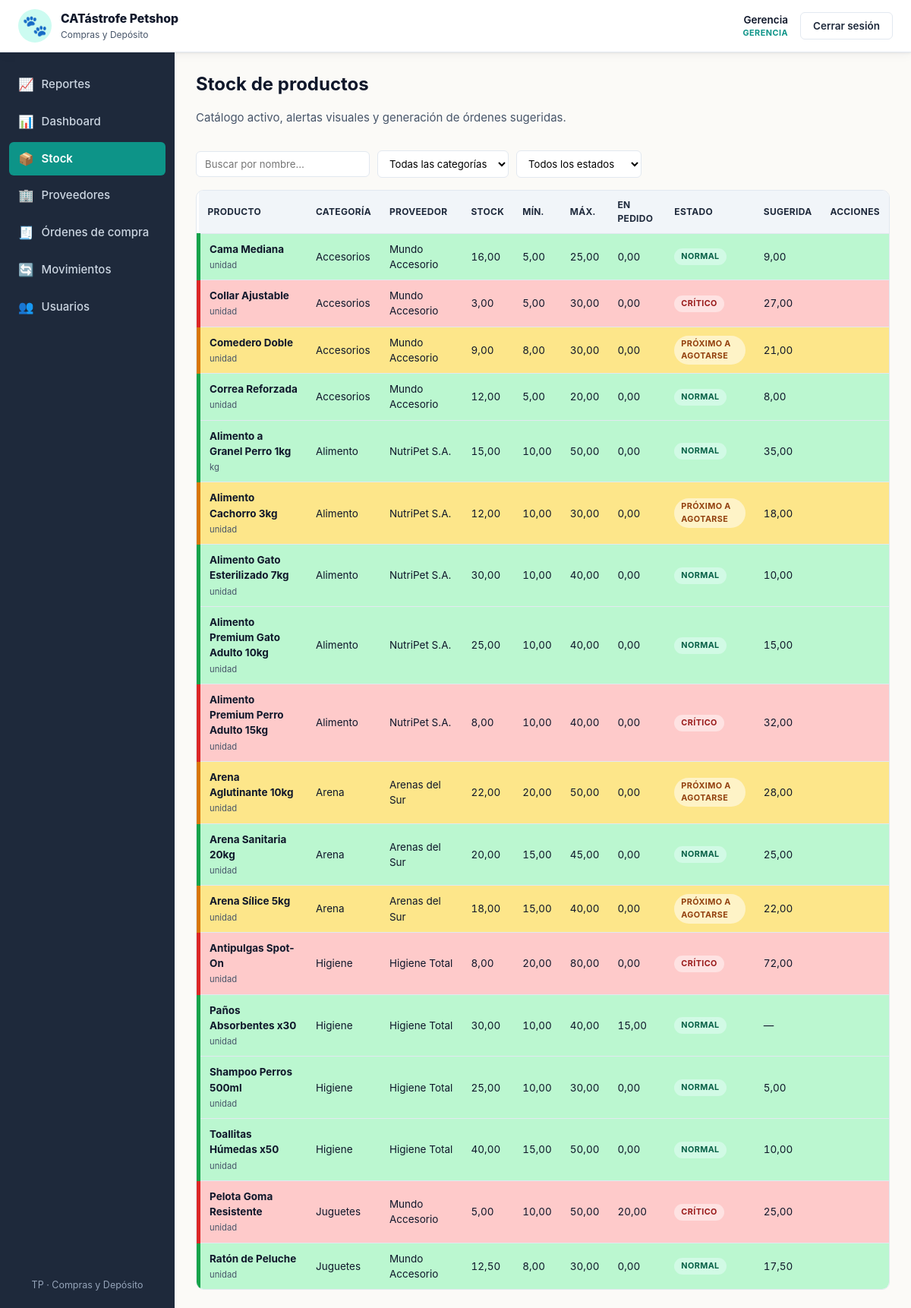
The app's page /views/stock.php (signed in), older data.
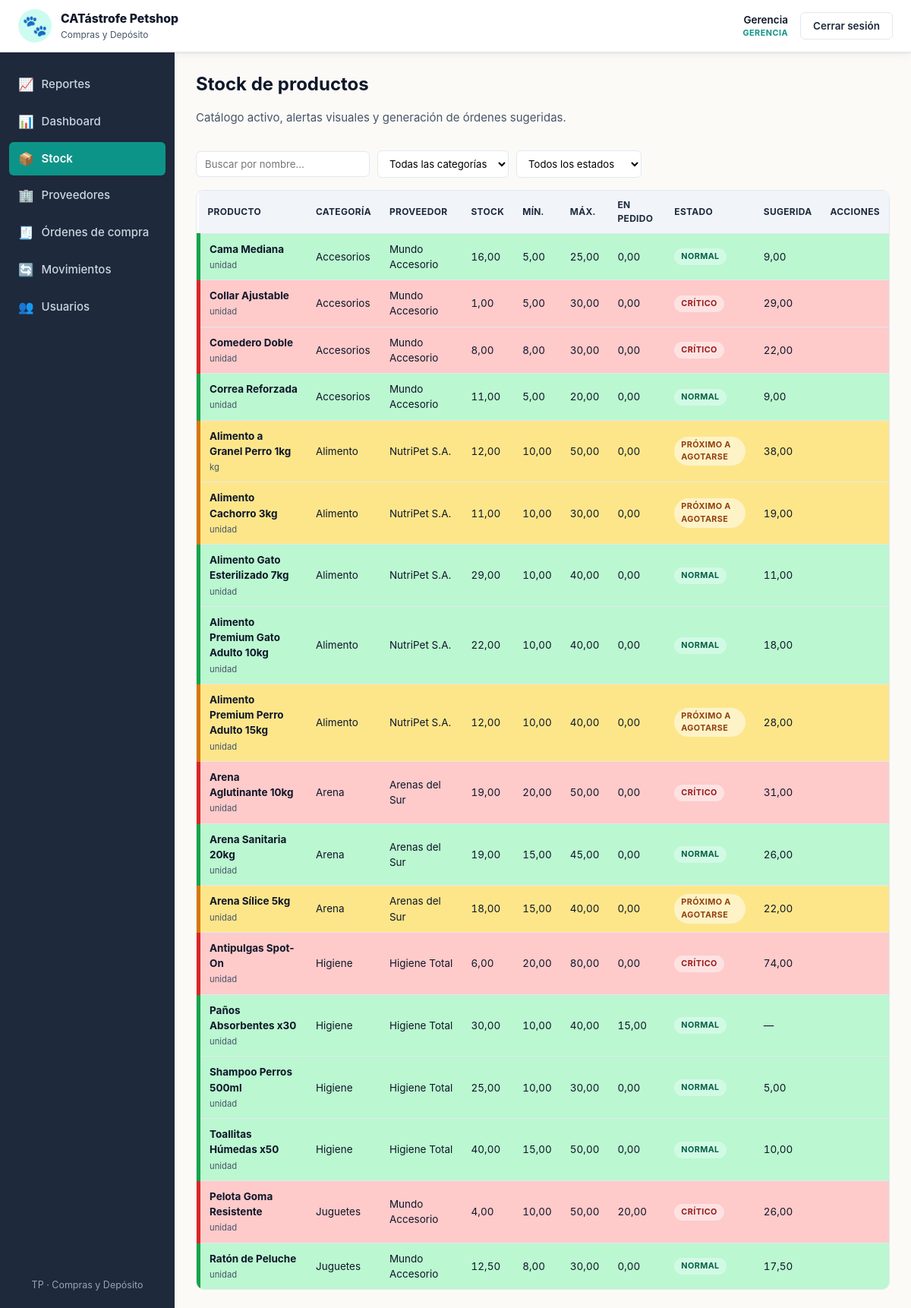
The same page, newer data.
### tables this page shows
CREATE TABLE productos (
    id              INT AUTO_INCREMENT PRIMARY KEY,
    categoria_id    INT NOT NULL,
    proveedor_id    INT NOT NULL,
    nombre          VARCHAR(120) NOT NULL,
    descripcion     TEXT,
    stock_actual    DECIMAL(10,2) NOT NULL DEFAULT 0,
    stock_minimo    DECIMAL(10,2) NOT NULL DEFAULT 0,
    stock_maximo    DECIMAL(10,2) NOT NULL DEFAULT 0,
    unidad_medida   VARCHAR(20) NOT NULL DEFAULT 'unidad',
    activo          TINYINT(1) NOT NULL DEFAULT 1,
    CONSTRAINT fk_prod_cat  FOREIGN KEY (categoria_id) REFERENCES categorias(id) ON DELETE RESTRICT,
    CONSTRAINT fk_prod_prov FOREIGN KEY (proveedor_id) REFERENCES proveedores(id) ON DELETE RESTRICT,
    CONSTRAINT chk_prod_stock_actual CHECK (stock_actual >= 0),
    CONSTRAINT chk_prod_stock_min    CHECK (stock_minimo >= 0),
    CONSTRAINT chk_prod_stock_max    CHECK (stock_maximo >= stock_minimo)
);

CREATE TABLE categorias (
    id                    INT AUTO_INCREMENT PRIMARY KEY,
    nombre                VARCHAR(80) NOT NULL UNIQUE,
    controla_vencimiento  TINYINT(1) NOT NULL DEFAULT 0
);

CREATE TABLE proveedores (
    id                  INT AUTO_INCREMENT PRIMARY KEY,
    nombre              VARCHAR(120) NOT NULL,
    contacto            VARCHAR(120),
    telefono            VARCHAR(40),
    email               VARCHAR(120),
    plazo_entrega_dias  INT NOT NULL DEFAULT 7,
    activo              TINYINT(1) NOT NULL DEFAULT 1,
    CONSTRAINT chk_prov_plazo CHECK (plazo_entrega_dias >= 0)
);

### includes/funciones.php (called while the page is built, shortened)
<?php
function e($v): string
{
    return htmlspecialchars((string)$v, ENT_QUOTES, 'UTF-8');
}
function estado_stock($actual, $minimo): string
{
    $actual = (float)$actual;
    $minimo = (float)$minimo;
    if ($actual <= $minimo) {
        return 'critico';
    }
    if ($actual <= $minimo * 1.2) {
        return 'proximo';
    }
    return 'normal';
}
function etiqueta_estado(string $estado): string
{
    return match ($estado) {
        'critico' => 'Crítico',
        'proximo' => 'Próximo a agotarse',
        default   => 'Normal',
    };
}
function cantidad_sugerida($stock_actual, $stock_maximo, $en_pedido): float
{
    $sug = (float)$stock_maximo - (float)$stock_actual - (float)$en_pedido;
    return $sug > 0 ? $sug : 0.0;
}

### views/stock.php (the view, shortened to what this page needs)
<?php
require_once __DIR__ . '/../config/db.php';
require_once __DIR__ . '/../includes/funciones.php';
$productos = $pdo->query(
    "SELECT p.*, c.nombre AS categoria, c.controla_vencimiento,
            pr.nombre AS proveedor,
            COALESCE((SELECT SUM(d.cantidad_pedida)
                      FROM ordenes_detalle d
                      JOIN ordenes_compra o ON o.id = d.orden_id
                      WHERE d.producto_id = p.id AND o.estado = 'pendiente'), 0) AS en_pedido
     FROM productos p
     JOIN categorias  c  ON c.id = p.categoria_id
     JOIN proveedores pr ON pr.id = p.proveedor_id
     WHERE p.activo = 1
     ORDER BY c.nombre, p.nombre"
)->fetchAll();
require __DIR__ . '/../includes/header.php';
?>
<div class="flex-between mb-3">
    <div>
        <h1>Stock de productos</h1>
        <p class="muted">Catálogo activo, alertas visuales y generación de órdenes sugeridas.</p>
    </div>
</div>
<div data-filtros-container>
    <div class="filters">
        <input type="text" data-filtro="texto" placeholder="Buscar por nombre…">
        <select data-filtro="categoria">
            <option value="">Todas las categorías</option>
        </select>
        <select data-filtro="estado">
            <option value="">Todos los estados</option>
        </select>
    </div>
    <div class="table-wrap">
        <table class="table" data-filtro-tabla>
            <thead>
                <tr>
                    <th>Producto</th><th>Categoría</th><th>Proveedor</th>
                    <th class="num">Stock</th><th class="num">Mín.</th><th class="num">Máx.</th>
                    <th class="num">En pedido</th><th>Estado</th><th class="num">Sugerida</th>
                    <th>Acciones</th>
                </tr>
            </thead>
            <tbody>
            <?php foreach ($productos as $p):
                $estado = estado_stock($p['stock_actual'], $p['stock_minimo']);
                $sug = cantidad_sugerida($p['stock_actual'], $p['stock_maximo'], $p['en_pedido']);
            ?>
            <tr class="<?= e($estado) ?>"
                data-nombre="<?= e($p['nombre']) ?>"
                data-categoria="<?= e($p['categoria']) ?>"
                data-estado="<?= e($estado) ?>">
                <td><strong><?= e($p['nombre']) ?></strong><br>
                    <small class="muted"><?= e($p['unidad_medida']) ?></small></td>
                <td><?= e($p['categoria']) ?></td>
                <td><?= e($p['proveedor']) ?></td>
                <td class="num"><?= e(number_format((float)$p['stock_actual'], 2, ',', '.')) ?></td>
                <td class="num"><?= e(number_format((float)$p['stock_minimo'], 2, ',', '.')) ?></td>
                <td class="num"><?= e(number_format((float)$p['stock_maximo'], 2, ',', '.')) ?></td>
                <td class="num"><?= e(number_format((float)$p['en_pedido'], 2, ',', '.')) ?></td>
                <td><span class="badge badge-<?= e($estado) ?>"><?= e(etiqueta_estado($estado)) ?></span></td>
                <td class="num"><?= $sug > 0 ? e(number_format($sug, 2, ',', '.')) : '—' ?></td>
                <td>
                </td>
            </tr>
            <?php endforeach; ?>
            </tbody>
        </table>
    </div>
</div>
<?php
require __DIR__ . '/../includes/footer.php';

### includes/header.php (shortened to what this page needs)
<?php
require_once __DIR__ . '/funciones.php';
?>
<!DOCTYPE html>
<html lang="es">
<head>
<link rel="stylesheet" href="<?= BASE_URL ?>assets/css/style.css">
</head>
<body>
<header class="topbar">
    <div class="brand">
        <span class="brand-icon">🐾</span>
        <div>
            <div class="brand-name">CATástrofe Petshop</div>
            <div class="brand-sub">Compras y Depósito</div>
        </div>
    </div>
    <div class="userbox">
        <div class="user-text">
            <div class="user-nombre"><?= e($_SESSION['nombre'] ?? '') ?></div>
            <div class="user-rol"><?= e($_SESSION['rol'] ?? '') ?></div>
        </div>
        <a class="btn btn-ghost" href="<?= BASE_URL ?>views/logout.php">Cerrar sesión</a>
    </div>
</header>
<div class="app">
    <?php include __DIR__ . '/sidebar.php'; ?>
    <main class="content">

### includes/sidebar.php (shortened to what this page needs)
<?php
$archivo_actual = basename($_SERVER['SCRIPT_NAME'] ?? '');
$es_gerencia    = ($_SESSION['rol'] ?? '') === 'gerencia';
$menu = [
    ['archivo' => 'dashboard.php',   'url' => BASE_URL . 'views/dashboard.php',   'label' => 'Dashboard',          'icon' => '📊'],
    ['archivo' => 'stock.php',       'url' => BASE_URL . 'views/stock.php',       'label' => 'Stock',              'icon' => '📦'],
    ['archivo' => 'proveedores.php', 'url' => BASE_URL . 'views/proveedores.php', 'label' => 'Proveedores',        'icon' => '🏢'],
    ['archivo' => 'ordenes.php',     'url' => BASE_URL . 'views/ordenes.php',     'label' => 'Órdenes de compra',  'icon' => '🧾'],
    ['archivo' => 'movimientos.php', 'url' => BASE_URL . 'views/movimientos.php', 'label' => 'Movimientos',        'icon' => '🔄'],
    ['archivo' => 'usuarios.php',    'url' => BASE_URL . 'views/usuarios.php',    'label' => 'Usuarios',           'icon' => '👥'],
];
$reportes = ['archivo' => 'reportes.php', 'url' => BASE_URL . 'views/reportes.php', 'label' => 'Reportes', 'icon' => '📈'];
$menu_final = $es_gerencia ? array_merge([$reportes], $menu) : array_merge($menu, [$reportes]);
?>
<aside class="sidebar">
    <nav>
        <?php foreach ($menu_final as $item):
            $active = ($archivo_actual === $item['archivo']);
        ?>
        <a href="<?= e($item['url']) ?>" class="nav-item<?= $active ? ' active' : '' ?>">
            <span class="nav-icon"><?= $item['icon'] ?></span>
            <span><?= e($item['label']) ?></span>
        </a>
        <?php endforeach; ?>
    </nav>
    <div class="sidebar-foot">
        <small>TP · Compras y Depósito</small>
    </div>
</aside>

### includes/footer.php (shortened to what this page needs)
    </main>
</div>
</body>
</html>

Row changes from the older to the newer data that the page shows:
changed productos "Collar Ajustable": stock_actual "3,00" → "1,00"; sug "27,00" → "29,00"
changed productos "Comedero Doble": stock_actual "9,00" → "8,00"; etiqueta_estado($estado) "PRÓXIMO A AGOTARSE" → "CRÍTICO"; sug "21,00" → "22,00"
changed productos "Correa Reforzada": stock_actual "12,00" → "11,00"; sug "8,00" → "9,00"
changed productos "Alimento a Granel Perro 1kg": stock_actual "15,00" → "12,00"; etiqueta_estado($estado) "NORMAL" → "PRÓXIMO A AGOTARSE"; sug "35,00" → "38,00"
changed productos "Alimento Cachorro 3kg": stock_actual "12,00" → "11,00"; sug "18,00" → "19,00"
changed productos "Alimento Gato Esterilizado 7kg": stock_actual "30,00" → "29,00"; sug "10,00" → "11,00"
changed productos "Alimento Premium Gato Adulto 10kg": stock_actual "25,00" → "22,00"; sug "15,00" → "18,00"
changed productos "Alimento Premium Perro Adulto 15kg": stock_actual "8,00" → "12,00"; etiqueta_estado($estado) "CRÍTICO" → "PRÓXIMO A AGOTARSE"; sug "32,00" → "28,00"
changed productos "Arena Aglutinante 10kg": stock_actual "22,00" → "19,00"; etiqueta_estado($estado) "PRÓXIMO A AGOTARSE" → "CRÍTICO"; sug "28,00" → "31,00"
changed productos "Arena Sanitaria 20kg": stock_actual "20,00" → "19,00"; sug "25,00" → "26,00"
changed productos "Antipulgas Spot-On": stock_actual "8,00" → "6,00"; sug "72,00" → "74,00"
changed productos "Pelota Goma Resistente": stock_actual "5,00" → "4,00"; sug "25,00" → "26,00"
